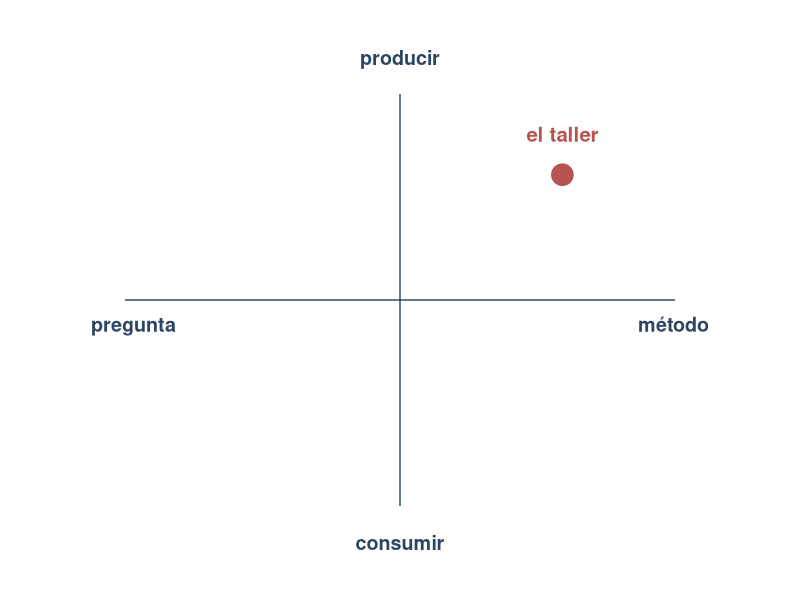

R code for this plot:
## ---- chunk 1
options(htmltools.dir.version = FALSE)
library(knitr)
opts_chunk$set(
  echo = FALSE,
  fig.align = "center",
  dpi = 300,
  cache = FALSE
)
suppressPackageStartupMessages(library(ggplot2))
## ---- chunk 2
azul <- "#2d4563"; rojo <- "#b85450"

ggplot() +
  # ejes acortados: las líneas no llegan a tocar las etiquetas
  annotate("segment", x = -1.05, xend = 1.05, y = 0, yend = 0,
           colour = azul, linewidth = 0.5) +
  annotate("segment", x = 0, xend = 0, y = -1.02, yend = 1.02,
           colour = azul, linewidth = 0.5) +
  annotate("point", x = 0.62, y = 0.62, size = 7, colour = rojo) +
  annotate("text", x = 0.62, y = 0.82, label = "el taller",
           colour = rojo, fontface = "bold", size = 5.2) +
  annotate("text", x =  1.18, y = -0.12, label = "método",
           hjust = 1, colour = azul, fontface = "bold", size = 5) +
  annotate("text", x = -1.18, y = -0.12, label = "pregunta",
           hjust = 0, colour = azul, fontface = "bold", size = 5) +
  annotate("text", x = 0, y =  1.20, label = "producir",
           colour = azul, fontface = "bold", size = 5) +
  annotate("text", x = 0, y = -1.20, label = "consumir",
           colour = azul, fontface = "bold", size = 5) +
  coord_cartesian(xlim = c(-1.35, 1.35), ylim = c(-1.3, 1.3), clip = "off") +
  theme_void() +
  theme(plot.margin = margin(8, 8, 8, 8))
